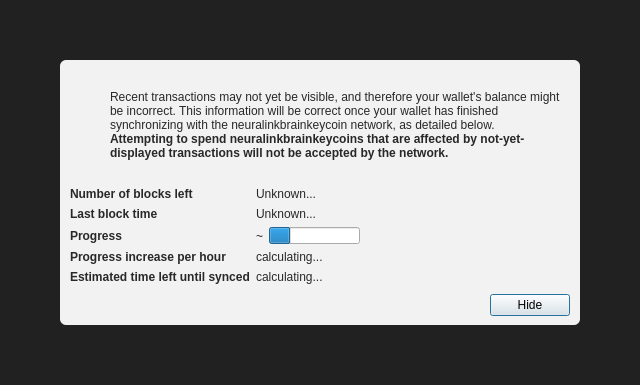
<?xml version="1.0" encoding="UTF-8"?>
<ui version="4.0">
 <class>ModalOverlay</class>
 <widget class="ModalOverlay" name="ModalOverlay">
  <property name="geometry">
   <rect>
    <x>0</x>
    <y>0</y>
    <width>640</width>
    <height>385</height>
   </rect>
  </property>
  <property name="windowTitle">
   <string>Form</string>
  </property>
  <layout class="QVBoxLayout" name="verticalLayout" stretch="0">
   <property name="sizeConstraint">
    <enum>QLayout::SetDefaultConstraint</enum>
   </property>
   <property name="leftMargin">
    <number>0</number>
   </property>
   <property name="topMargin">
    <number>0</number>
   </property>
   <property name="rightMargin">
    <number>0</number>
   </property>
   <property name="bottomMargin">
    <number>0</number>
   </property>
   <item>
    <widget class="QWidget" name="bgWidget" native="true">
     <property name="styleSheet">
      <string notr="true">#bgWidget { background: rgba(0,0,0,220); }</string>
     </property>
     <layout class="QVBoxLayout" name="verticalLayoutMain" stretch="1">
      <property name="leftMargin">
       <number>60</number>
      </property>
      <property name="topMargin">
       <number>60</number>
      </property>
      <property name="rightMargin">
       <number>60</number>
      </property>
      <property name="bottomMargin">
       <number>60</number>
      </property>
      <item>
       <widget class="QWidget" name="contentWidget" native="true">
        <property name="styleSheet">
         <string notr="true">#contentWidget { background: rgba(255,255,255,240); border-radius: 6px; }

QLabel { color: rgb(40,40,40);  }</string>
        </property>
        <layout class="QVBoxLayout" name="verticalLayoutSub" stretch="1,0,0,0">
         <property name="spacing">
          <number>0</number>
         </property>
         <property name="leftMargin">
          <number>10</number>
         </property>
         <property name="topMargin">
          <number>10</number>
         </property>
         <property name="rightMargin">
          <number>10</number>
         </property>
         <property name="bottomMargin">
          <number>10</number>
         </property>
         <item>
          <layout class="QHBoxLayout" name="horizontalLayoutIconText" stretch="0,1">
           <property name="topMargin">
            <number>20</number>
           </property>
           <item>
            <layout class="QVBoxLayout" name="verticalLayoutIcon">
             <property name="leftMargin">
              <number>0</number>
             </property>
             <item>
              <widget class="QPushButton" name="warningIcon">
               <property name="enabled">
                <bool>false</bool>
               </property>
               <property name="text">
                <string/>
               </property>
               <property name="icon">
                <iconset>
                 <normaloff>:/icons/warning</normaloff>
                 <disabledoff>:/icons/warning</disabledoff>:/icons/warning</iconset>
               </property>
               <property name="iconSize">
                <size>
                 <width>48</width>
                 <height>48</height>
                </size>
               </property>
               <property name="flat">
                <bool>true</bool>
               </property>
              </widget>
             </item>
             <item>
              <spacer name="verticalSpacerWarningIcon">
               <property name="orientation">
                <enum>Qt::Vertical</enum>
               </property>
               <property name="sizeHint" stdset="0">
                <size>
                 <width>20</width>
                 <height>40</height>
                </size>
               </property>
              </spacer>
             </item>
            </layout>
           </item>
           <item>
            <layout class="QVBoxLayout" name="verticalLayoutInfoText">
             <property name="leftMargin">
              <number>0</number>
             </property>
             <property name="topMargin">
              <number>0</number>
             </property>
             <item>
              <widget class="QLabel" name="infoText">
               <property name="text">
                <string>Recent transactions may not yet be visible, and therefore your wallet's balance might be incorrect. This information will be correct once your wallet has finished synchronizing with the neuralinkbrainkeycoin network, as detailed below.</string>
               </property>
               <property name="textFormat">
                <enum>Qt::RichText</enum>
               </property>
               <property name="wordWrap">
                <bool>true</bool>
               </property>
              </widget>
             </item>
             <item>
              <widget class="QLabel" name="infoTextStrong">
               <property name="font">
                <font>
                 <weight>75</weight>
                 <bold>true</bold>
                </font>
               </property>
               <property name="text">
                <string>Attempting to spend neuralinkbrainkeycoins that are affected by not-yet-displayed transactions will not be accepted by the network.</string>
               </property>
               <property name="textFormat">
                <enum>Qt::RichText</enum>
               </property>
               <property name="wordWrap">
                <bool>true</bool>
               </property>
              </widget>
             </item>
             <item>
              <spacer name="verticalSpacerInTextSpace">
               <property name="orientation">
                <enum>Qt::Vertical</enum>
               </property>
               <property name="sizeHint" stdset="0">
                <size>
                 <width>20</width>
                 <height>40</height>
                </size>
               </property>
              </spacer>
             </item>
            </layout>
           </item>
          </layout>
         </item>
         <item>
          <spacer name="verticalSpacerAfterText">
           <property name="orientation">
            <enum>Qt::Vertical</enum>
           </property>
           <property name="sizeHint" stdset="0">
            <size>
             <width>20</width>
             <height>40</height>
            </size>
           </property>
          </spacer>
         </item>
         <item>
          <layout class="QFormLayout" name="formLayout">
           <property name="fieldGrowthPolicy">
            <enum>QFormLayout::FieldsStayAtSizeHint</enum>
           </property>
           <property name="horizontalSpacing">
            <number>6</number>
           </property>
           <property name="verticalSpacing">
            <number>6</number>
           </property>
           <property name="topMargin">
            <number>10</number>
           </property>
           <item row="0" column="0">
            <widget class="QLabel" name="labelNumberOfBlocksLeft">
             <property name="font">
              <font>
               <weight>75</weight>
               <bold>true</bold>
              </font>
             </property>
             <property name="text">
              <string>Number of blocks left</string>
             </property>
            </widget>
           </item>
           <item row="0" column="1">
            <widget class="QLabel" name="numberOfBlocksLeft">
             <property name="text">
              <string>Unknown...</string>
             </property>
            </widget>
           </item>
           <item row="1" column="0">
            <widget class="QLabel" name="labelLastBlockTime">
             <property name="font">
              <font>
               <weight>75</weight>
               <bold>true</bold>
              </font>
             </property>
             <property name="text">
              <string>Last block time</string>
             </property>
            </widget>
           </item>
           <item row="1" column="1">
            <widget class="QLabel" name="newestBlockDate">
             <property name="sizePolicy">
              <sizepolicy hsizetype="Maximum" vsizetype="Preferred">
               <horstretch>0</horstretch>
               <verstretch>0</verstretch>
              </sizepolicy>
             </property>
             <property name="text">
              <string>Unknown...</string>
             </property>
            </widget>
           </item>
           <item row="2" column="0">
            <widget class="QLabel" name="labelSyncDone">
             <property name="font">
              <font>
               <weight>75</weight>
               <bold>true</bold>
              </font>
             </property>
             <property name="text">
              <string>Progress</string>
             </property>
            </widget>
           </item>
           <item row="2" column="1">
            <layout class="QHBoxLayout" name="horizontalLayoutSync" stretch="0,1">
             <item>
              <widget class="QLabel" name="percentageProgress">
               <property name="text">
                <string notr="true">~</string>
               </property>
              </widget>
             </item>
             <item>
              <widget class="QProgressBar" name="progressBar">
               <property name="value">
                <number>24</number>
               </property>
               <property name="format">
                <string/>
               </property>
              </widget>
             </item>
            </layout>
           </item>
           <item row="4" column="0">
            <widget class="QLabel" name="labelProgressIncrease">
             <property name="font">
              <font>
               <weight>75</weight>
               <bold>true</bold>
              </font>
             </property>
             <property name="text">
              <string>Progress increase per hour</string>
             </property>
            </widget>
           </item>
           <item row="4" column="1">
            <widget class="QLabel" name="progressIncreasePerH">
             <property name="text">
              <string>calculating...</string>
             </property>
            </widget>
           </item>
           <item row="5" column="0">
            <widget class="QLabel" name="labelEstimatedTimeLeft">
             <property name="font">
              <font>
               <weight>75</weight>
               <bold>true</bold>
              </font>
             </property>
             <property name="text">
              <string>Estimated time left until synced</string>
             </property>
            </widget>
           </item>
           <item row="5" column="1">
            <widget class="QLabel" name="expectedTimeLeft">
             <property name="text">
              <string>calculating...</string>
             </property>
            </widget>
           </item>
          </layout>
         </item>
         <item>
          <layout class="QHBoxLayout" name="horizontalLayoutButtons">
           <property name="leftMargin">
            <number>10</number>
           </property>
           <property name="topMargin">
            <number>10</number>
           </property>
           <item>
            <spacer name="horizontalSpacer">
             <property name="orientation">
              <enum>Qt::Horizontal</enum>
             </property>
             <property name="sizeHint" stdset="0">
              <size>
               <width>40</width>
               <height>20</height>
              </size>
             </property>
            </spacer>
           </item>
           <item>
            <widget class="QPushButton" name="closeButton">
             <property name="text">
              <string>Hide</string>
             </property>
             <property name="focusPolicy">
              <enum>Qt::StrongFocus</enum>
             </property>
             <property name="default">
              <bool>true</bool>
             </property>
            </widget>
           </item>
          </layout>
         </item>
        </layout>
       </widget>
      </item>
     </layout>
    </widget>
   </item>
  </layout>
 </widget>
 <customwidgets>
  <customwidget>
   <class>ModalOverlay</class>
   <extends>QWidget</extends>
   <header>qt/modaloverlay.h</header>
   <container>1</container>
  </customwidget>
 </customwidgets>
 <resources/>
 <connections/>
</ui>
